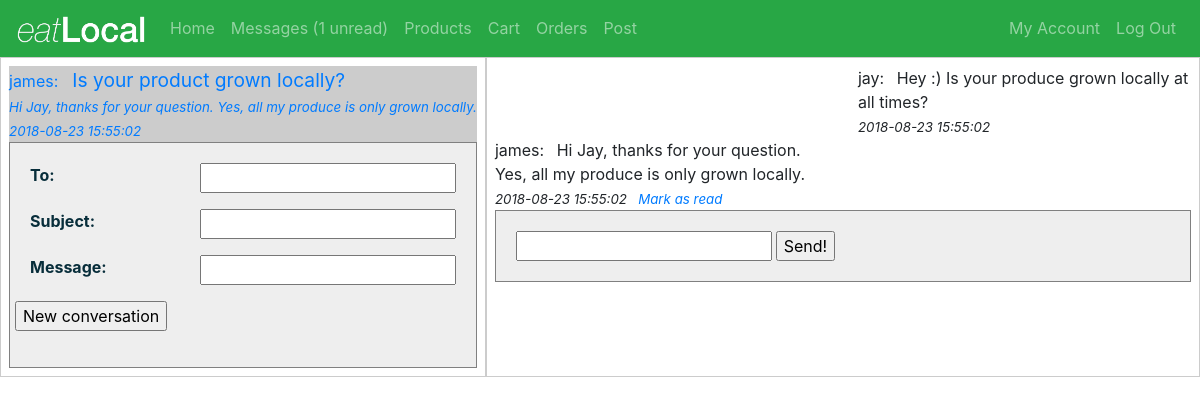
The app's page /index.php?page=messages (signed in) with its own data.
### tables this page shows
CREATE TABLE `conversations` (
  `conversation_id` int(11) NOT NULL PRIMARY KEY AUTO_INCREMENT,
  `from_user_id` varchar(32) NOT NULL,
  `to_user_id` varchar(32) NOT NULL,
  `subject` varchar(1024) NOT NULL,
  CONSTRAINT fk_from_user_id FOREIGN KEY (from_user_id) REFERENCES users(user_id),
  CONSTRAINT fk_to_user_id FOREIGN KEY (to_user_id) REFERENCES users(user_id)
);

CREATE TABLE `messages` (
  `conversation_id` int(11) NOT NULL,
  `message_id` int(11) NOT NULL PRIMARY KEY AUTO_INCREMENT,
  `time_sent` timestamp NOT NULL DEFAULT CURRENT_TIMESTAMP,
  `message` varchar(4096) NOT NULL,
  `sender_is_from` bool NOT NULL,
  `isread` bool NOT NULL,
  CONSTRAINT fk_conversation_id FOREIGN KEY (conversation_id) REFERENCES conversations(conversation_id)
);

### messages.php (the view, shortened to what this page needs)
<?php
	include 'config.php';
	echo "<div class=\"d-sm-flex flex-row\">\n";
	echo "<div class=\"conv_list\">\n";
	$user_id = "";
	if(!isset($_SESSION["user_id"]))
	{
		echo "Log in to see your messages.";
		exit;
	}
	else
		$user_id = $_SESSION["user_id"];
	$conversation_id = 0;
	if(isset($_GET["conversation_id"]))
		$conversation_id = $_GET["conversation_id"];
	else
	{
		$result = $mysqli->query("SELECT * FROM conversations where from_user_id = '".$user_id."' OR to_user_id = '".$user_id."' order by conversation_id");
		while($obj = $result->fetch_object())
			$conversation_id = $obj->conversation_id;
	}
	$result = $mysqli->query("SELECT * FROM conversations where from_user_id = '".$user_id."' OR to_user_id = '".$user_id."' order by conversation_id");
	while($obj = $result->fetch_object())
	{
		echo "<a class=\"nodecoration\" href=\"index.php?page=messages&conversation_id=".$obj->conversation_id."\">";
		echo "<div class=\"conv_item";
		if($conversation_id > 0 && $conversation_id == $obj->conversation_id)
			echo " active_conv_item";
		echo "\">\n";
		echo "<span class=\"conv_item_recipient\">\n";
		echo $obj->to_user_id.":\n";
		echo "</span>";
		echo "<span class=\"conv_item_subject\">\n";
		if($obj->subject == "")
			echo "&lt;No subject specified&gt;\n";
		else
			echo $obj->subject."\n";
		echo "<br/></span>";
		$query = $mysqli->query("SELECT * FROM messages where conversation_id = ".$obj->conversation_id." order by time_sent");
		$latest_msg = "";
		$latest_msg_date = "";
		while($msg = $query->fetch_object())
		{
			$latest_msg = $msg->message;
			$latest_msg_date =$msg->time_sent;
		}
		echo "<span class=\"conv_item_latest\">\n";
		echo $latest_msg."\n";
		echo "</span><br/>";
		echo "<span class=\"conv_item_latest_date\">\n";
		echo $latest_msg_date."\n";
		echo "</span>";
		echo "</div>";
		echo "</a>\n";
	}
	echo "<form class=\"messaging_form\" method=\"post\" action=\"index.php?page=send_new\">\n";
	echo "<div class=\"row\">\n";
	echo "<div class=\"col\">\n";
	echo "To:\n";
	echo "</div>\n";
	echo "<div class=\"col\">\n";
	echo "<input type=\"text\" name=\"to_user_id\">\n";
	echo "</div>\n";
	echo "</div>\n";
	echo "<div class=\"row\">\n";
	echo "<div class=\"col\">\n";
	echo "Subject:\n";
	echo "</div>\n";
	echo "<div class=\"col\">\n";
	echo "<input type=\"text\" name=\"subject\"><br/>\n";
	echo "</div>\n";
	echo "</div>\n";
	echo "<div class=\"row\">\n";
	echo "<div class=\"col\">\n";
	echo "Message:\n";
	echo "</div>\n";
	echo "<div class=\"col\">\n";
	echo "<input type=\"text\" name=\"message\"><br/>\n";
	echo "</div>\n";
	echo "</div>\n";
	echo "<div class=\"row\">\n";
	echo "<input type=\"submit\" value=\"New conversation\">\n";
	echo "</div>\n";
	echo "</form>\n";
	echo "</div>\n";
	echo "<div class=\"messages flex-fill\">\n";
	$query = $mysqli->query("SELECT * FROM messages m, conversations c where m.conversation_id = c.conversation_id and c.conversation_id = ".$conversation_id." order by time_sent");
	$msg_count = 0;
	while($msg = $query->fetch_object())
	{
		$msg_count++;
		echo "<div class=\"message row\">\n";
		$add_blank_col = false;
		if($msg->sender_is_from && $user_id == $msg->to_user_id || !$msg->sender_is_from && $user_id == $msg->from_user_id)
			$add_blank_col = true;
		else
			echo "<div class=\"col\"></div>\n";
		echo "<div class=\"col\">\n";
		echo "<span class=\"message_sender\">\n";
		if($msg->sender_is_from != 0)
			echo $msg->from_user_id;
		else
			echo $msg->to_user_id;
		echo ": </span>\n";
		$msg_is_unread = false;
		if(!$msg->isread)
		{
			if(($user_id == $msg->to_user_id && $msg->sender_is_from == 1) || ($user_id == $msg->from_user_id && $msg->sender_is_from == 0))
				$msg_is_unread = true;
		}
		echo "<span class=\"message_message";
		if($msg_is_unread)
			echo " message_unread";
		echo "\">\n";
		echo $msg->message;
		echo "</span>\n";
		echo "<br/>\n";
		echo "<span class=\"message_time\">\n";
		echo $msg->time_sent;
		echo "</span>\n";
		if($msg_is_unread)
		{
			echo "<span class=\"mark_as_read flex-fill\">";
			echo "<a href=\"index.php?page=messages&mark_as_read=".$msg->message_id."\">Mark as read</a>";
			echo "</span>";
		}
		echo "</div>\n";
		if($add_blank_col)
		{
			echo "<div class=\"col\"></div>\n";
		}
		echo "</div>\n";
	}
	if($msg_count == 0)
		echo "No messages.";
	else
	{
		echo "<form class=\"messaging_form\" method=\"post\" action=\"index.php?page=send_new\">\n";
		echo "<input type=\"text\" name=\"message\">\n";
		echo "<input type=\"submit\" value=\"Send!\">\n";
		echo "</form>\n";
	}
	echo "</div>\n";
	echo "</div>\n";
?>

### css/style.css (style rules this page uses)
form { background:rgba(255,255,255,0.5); padding:20px; margin:auto; color:#072d3a; font-weight:bold }
body,html { margin:0 }
form .row { padding-bottom:1em }

### css/messages.css (style rules this page uses)
.conv_list, .messages { border: 1px solid #cccccc; #position:absolute; #overflow-y: scroll; padding: 0.5em; }
form.messaging_form { border: 1px solid grey; background-color: #eeeeee; }
a.nodecoration { text-decoration: none !important; }
span.conv_item_subject { font-size: larger; font-style: bold; }
span.conv_item_latest { font-size: smaller; font-style: italic; }
.conv_item_subject, .mark_as_read, .message_message { padding-left: 0.5em; }
.conv_item_latest_date, .message_time, .mark_as_read { font-style: italic; font-size: smaller; }
.message_unread { font-style: bold; }
.active_conv_item { background: #cccccc; }

### records on screen
conversations: to_user "james", subject "Is your product grown locally?", messages.message "Hi Jay, thanks for your question. Yes, all my produce is only grown locally.", messages.time_sent "2018-08-23 15:55:02"
messages: conversation.from_user_id "jay", message "Hey :) Is your produce grown locally at all times?", time_sent "2018-08-23 15:55:02"
messages: conversation.to_user_id "james", message "Hi Jay, thanks for your question. Yes, all my produce is only grown locally.", time_sent "2018-08-23 15:55:02"
